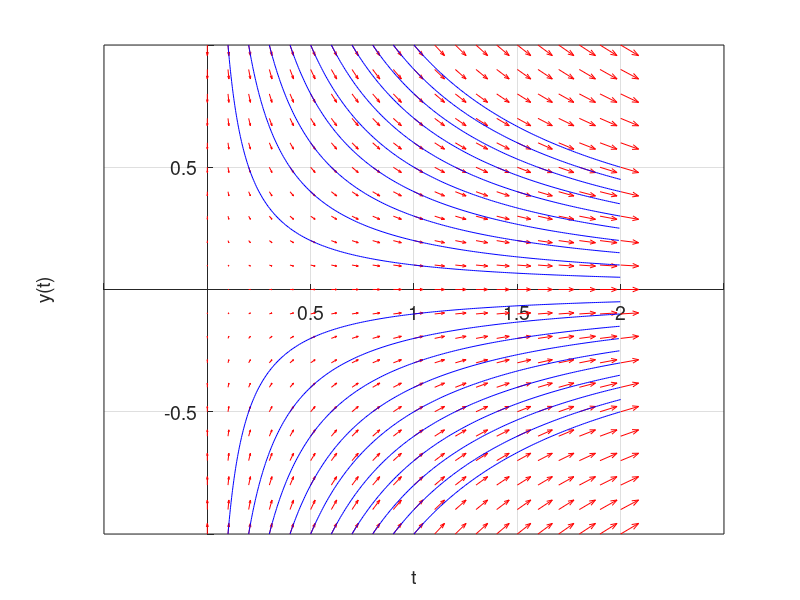

Source code (MATLAB):
clear all;
close all;

%This program demonstrates a direction field for a differential equation

%Author: Darci Snowden
%Date: October 15, 2020

%Define the position arrays x and y
[t,y] = meshgrid(0:.1:2,-2:.1:2);

%Define the rate of change array
dudt = -y;

%Create a quiver plot 
figure
quiver(t,y,t,dudt,'r')

%Plot streamlines that start at different points
startt = 0.1:.1:1;
starty = ones(size(startt));
streamline(t,y,t,dudt,startt,starty);
hold on

%Start points in the other quadrant
starty = -1*ones(size(startt));
streamline(t,y,t,dudt,startt,starty);
set(gca,'FontSize',14);
ylabel('y(t)','FontSize',14);
xlabel('t','FontSize',14);
ylim([-1.,1.])

% Set the axes to go through the origin
set(gca,'XAxisLocation','origin','YAxisLocation','origin')

grid on;
